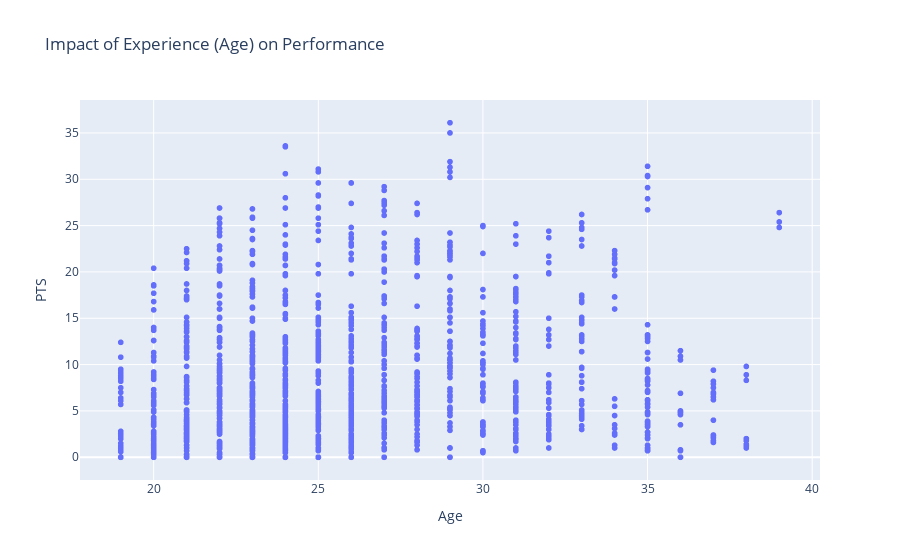

This figure's notebook cell:
### Code cell
# Scatter plot of age vs points per game
fig = px.scatter(df, x='Age', y='PTS', title='Impact of Experience (Age) on Performance', hover_data=['Player'])
fig.show()

### Figure 1 — Plotly figure (JSON) as saved in the notebook; plotly's stock layout.template omitted (floating-point values rounded to 4 significant figures; data arrays with more than 128 entries replaced by an {"elided": "..."} marker saying what was removed)
{"data": [{"customdata": {"elided": "1588x1 str values"}, "hovertemplate": "Age=%{x}<br>PTS=%{y}<br>Player=%{customdata[0]}<extra></extra>", "legendgroup": "", "marker": {"color": "#636efa", "symbol": "circle"}, "mode": "markers", "name": "", "showlegend": false, "type": "scattergl", "x": {"elided": "1588 int values"}, "xaxis": "x", "y": {"elided": "1588 float values"}, "yaxis": "y"}], "layout": {"legend": {"tracegroupgap": 0}, "title": {"text": "Impact of Experience (Age) on Performance"}, "xaxis": {"anchor": "y", "domain": [0, 1], "title": {"text": "Age"}}, "yaxis": {"anchor": "x", "domain": [0, 1], "title": {"text": "PTS"}}}}
